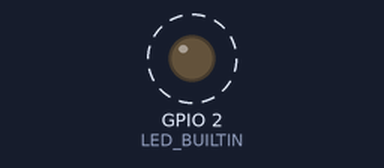
The sketch below on a simulated ESP8266 (NodeMCU). On the bench: output pins drawn as LEDs (lit = HIGH, except the on-board LED, lit = LOW). Dashed ring = blinking. WiFi joins after 1.5 s; servers stay silent unless stated; uploads are accepted with an empty reply; what the sketch prints to the serial monitor is not drawn.

Above: at 1.7 s.
Timing chart, 0 to 5.4 s (numbered marks = the images above):
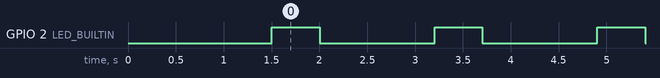

Measured:
- by itself, GPIO 2 (LED_BUILTIN): alternates HIGH for 0.50 s and LOW for 1.2 s

The sketch:

Node.ino
```cpp
#include <ESP8266HTTPClient.h>
#include <ESP8266WiFi.h>
#include <WiFiClientSecure.h>
#include <SoftwareSerial.h>
#include <string.h>
int BPM;

void setup() {

  pinMode(LED_BUILTIN, OUTPUT);
  Serial.begin(115200);                                  //Serial connection
  WiFi.begin("Ruddha Zenfone", "helloworld");   //WiFi connection

  while (WiFi.status() != WL_CONNECTED) {  //Wait for the WiFI connection completion

    delay(500);
    Serial.println("Waiting for connection");

  }

}

void loop() {
  BPM = Serial.read();
  digitalWrite(LED_BUILTIN, HIGH);   // turn the LED on (HIGH is the voltage level)
  delay(500);                       // wait for a second
  digitalWrite(LED_BUILTIN, LOW);    // turn the LED off by making the voltage LOW
  delay(500);                       // wait for a second

  if (WiFi.status() == WL_CONNECTED) { //Check WiFi connection status

    HTTPClient http;    //Declare object of class HTTPClient

    http.begin("http://15.206.103.78/incoming");      //Specify request destination
    http.addHeader("Content-Type", "text/plain");  //Specify content-type header

    String str= "5678-"+String(BPM);
    int httpCode = http.POST(str);   //Send the request
    String payload = http.getString();                  //Get the response payload

    Serial.println(httpCode);   //Print HTTP return code
    Serial.println(payload);    //Print request response payload

    http.end();  //Close connection

  } else {

    Serial.println("Error in WiFi connection");

  }

  delay(500);  //Send a request every second

}
```
